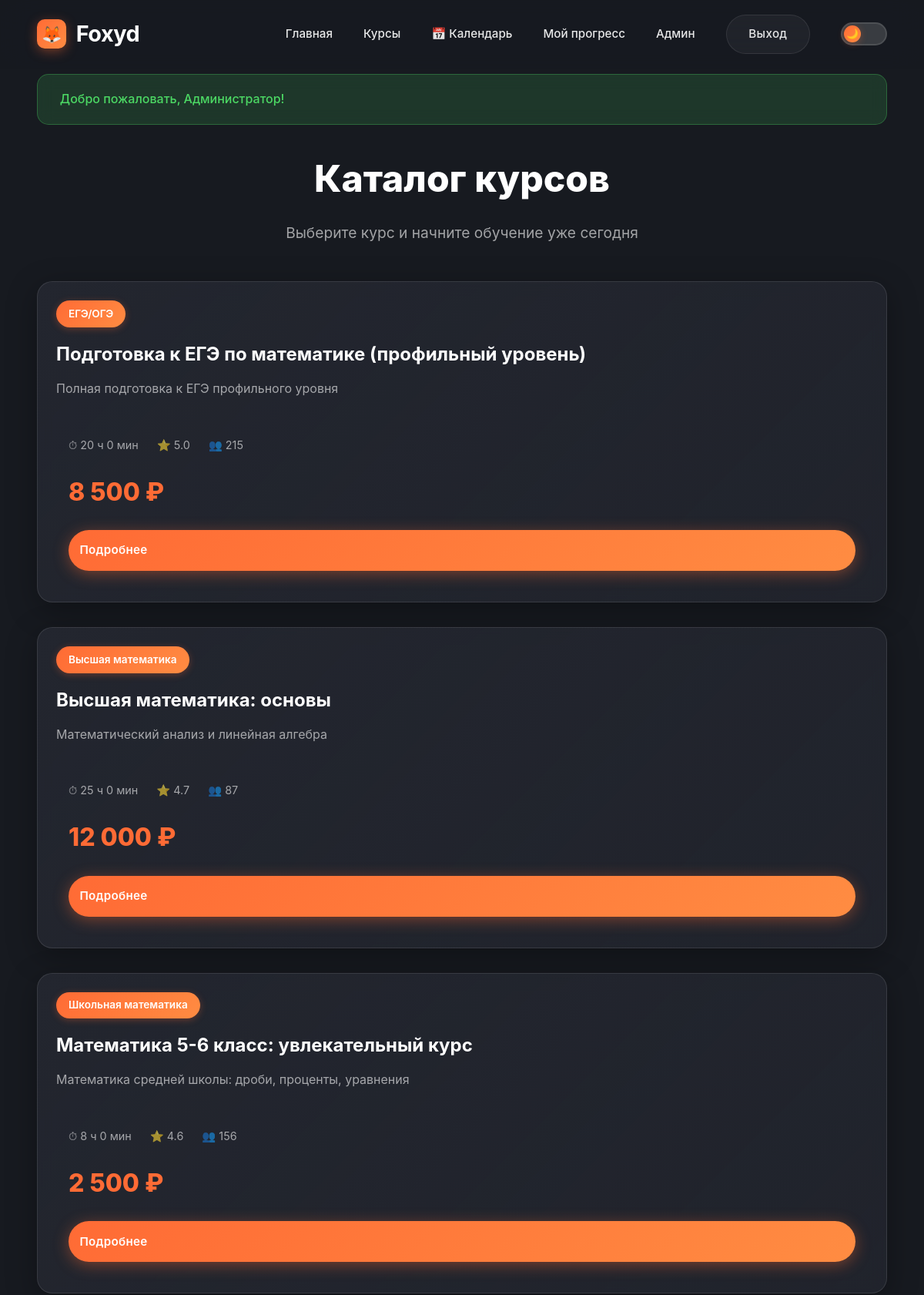
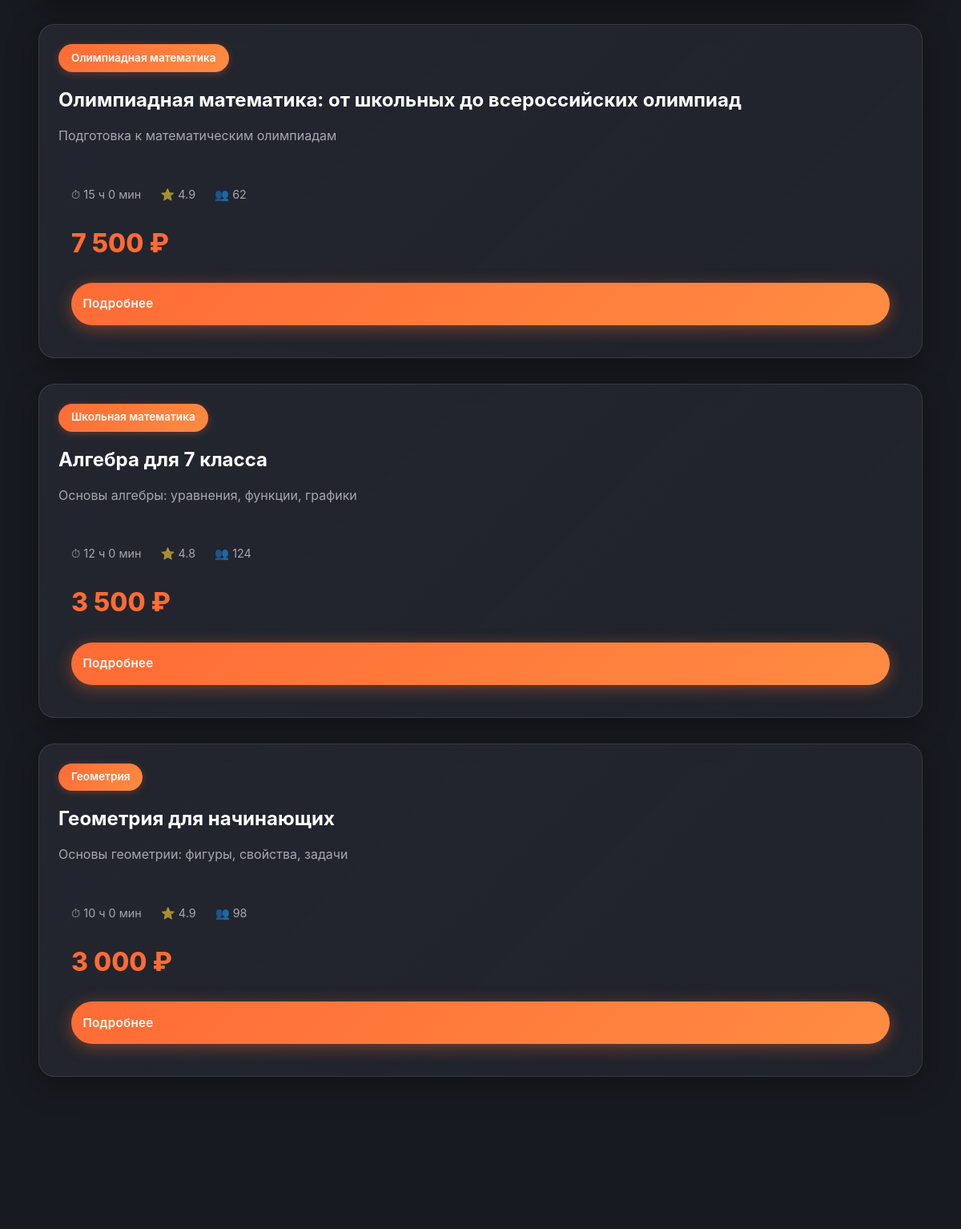
The page /courses (signed in, upper part) on the database its author committed (2 pictures, top to bottom).
### tables this page shows
CREATE TABLE courses (
                id INTEGER PRIMARY KEY AUTOINCREMENT,
                title TEXT NOT NULL,
                description TEXT,
                short_description TEXT,
                instructor_id INTEGER,
                cover_image TEXT,
                duration INTEGER DEFAULT 0,
                level TEXT DEFAULT 'beginner',
                category TEXT,
                price INTEGER DEFAULT 0,
                rating REAL DEFAULT 5.0,
                students_count INTEGER DEFAULT 0,
                created_at DATETIME DEFAULT CURRENT_TIMESTAMP,
                FOREIGN KEY (instructor_id) REFERENCES users(id)
            );

### includes/functions.php (called while the page is built, shortened)
<?php
function e($string) {
    return htmlspecialchars((string)$string, ENT_QUOTES, 'UTF-8');
}
function formatPrice($price) {
    return number_format($price, 0, ',', ' ') . ' ₽';
}
function formatDuration($minutes) {
    $hours = floor($minutes / 60);
    $mins = $minutes % 60;
    if ($hours > 0) {
        return $hours . ' ч ' . $mins . ' мин';
    }
    return $mins . ' мин';
}
function getAllCourses() {
    global $conn;
    $stmt = $conn->query("
        SELECT c.*, u.name as instructor_name
        FROM courses c
        LEFT JOIN users u ON c.instructor_id = u.id
        ORDER BY c.created_at DESC
    ");
    return $stmt->fetchAll(PDO::FETCH_ASSOC);
}

### pages/courses.php (the view, shortened to what this page needs)
<?php
$courses = getAllCourses();
include 'templates/header.php';
?>
<div>
    <div style="text-align: center; margin-bottom: 3rem;">
        <h1 style="font-size: 3rem; font-weight: 800; margin-bottom: 1rem;">Каталог курсов</h1>
        <p style="font-size: 1.2rem; color: var(--medium-gray);">Выберите курс и начните обучение уже сегодня</p>
    </div>
    <div class="grid">
        <?php foreach ($courses as $course): ?>
            <div class="card" style="height: 100%; display: flex; flex-direction: column;">
                <div style="padding: 1.5rem; background: transparent; margin: -2.5rem -2.5rem 1.5rem;">
                    <div class="badge badge-orange" style="margin-bottom: 1rem;"><?= e($course['category']) ?></div>
                    <h3 style="font-size: 1.5rem; font-weight: 700; margin-bottom: 0.8rem;"><?= e($course['title']) ?></h3>
                    <p style="color: var(--medium-gray); line-height: 1.6;"><?= e($course['short_description']) ?></p>
                </div>
                <div style="flex: 1; display: flex; flex-direction: column;">
                    <div style="display: flex; gap: 1.5rem; margin-bottom: 1.5rem; flex-wrap: wrap;">
                        <div style="font-size: 0.9rem; color: var(--medium-gray);">
                            ⏱ <?= formatDuration($course['duration']) ?>
                        </div>
                        <div style="font-size: 0.9rem; color: var(--medium-gray);">
                            ⭐ <?= number_format($course['rating'], 1) ?>
                        </div>
                        <div style="font-size: 0.9rem; color: var(--medium-gray);">
                            👥 <?= $course['students_count'] ?>
                        </div>
                    </div>
                    <div style="margin-top: auto;">
                        <div style="display: flex; justify-content: space-between; align-items: center; margin-bottom: 1.5rem;">
                            <span style="font-size: 2rem; font-weight: 800; color: var(--primary-orange);">
                                <?= formatPrice($course['price']) ?>
                            </span>
                        </div>
                        <a href="/course?id=<?= $course['id'] ?>" class="btn btn-primary" style="width: 100%; padding: 0.9rem;">
                            Подробнее
                        </a>
                    </div>
                </div>
            </div>
        <?php endforeach; ?>
    </div>
</div>
<?php include 'templates/footer.php'; ?>

### templates/header.php (style rules this page uses)
* { margin: 0; padding: 0; box-sizing: border-box; }
:root { --primary-orange: #ff6b35; --secondary-orange: #ff8c42; --transition-speed: 0.4s; --transition-ease: cubic-bezier(0.4, 0, 0.2, 1); }
[data-theme="dark"] { --bg-primary: #171a20; --bg-secondary: #23262f; --bg-tertiary: #393c41; --bg-elevated: #0a0b0d; --text-primary: #ffffff; --text-secondary: rgba(255, 255, 255, 0.7); --text-tertiary: rgba(255, 255, 255, 0.5); --border-color: rgba(255, 255, 255, 0.1); --card-bg-start: #23262f; --card-bg-end: rgba(35, 38, 47, 0.8); --input-bg: rgba(255, 255, 255, 0.05); --shadow: rgba(0, 0, 0, 0.3); --shadow-hover: rgba(0, 0, 0, 0.4); --navbar-bg: rgba(23, 26, 32, 0.8); --navbar-bg-scrolled: rgba(23, 26, 32, 0.95); --medium-gray: rgba(255, 255, 255, 0.6); --dark-gray: rgba(255, 255, 255, 0.9); --dark: #171a20; --bg-dark: #0a0b0d; --white: #ffffff; }
body { font-family: 'Inter', -apple-system, BlinkMacSystemFont, 'Segoe UI', Roboto, sans-serif; line-height: 1.6; color: var(--text-primary); background: var(--bg-primary); overflow-x: hidden; transition: background var(--transition-speed) var(--transition-ease), color var(--transition-speed) var(--transition-ease); }
.btn { display: inline-block; padding: 0.75rem 1.8rem; border-radius: 50px; text-decoration: none; transition: all var(--transition-speed) var(--transition-ease); cursor: pointer; border: none; font-size: 0.95rem; font-weight: 600; letter-spacing: 0.3px; }
.btn-primary { background: linear-gradient(135deg, var(--primary-orange) 0%, var(--secondary-orange) 100%); color: white !important; box-shadow: 0 4px 20px rgba(255, 107, 53, 0.4); }
.card { background: linear-gradient(135deg, var(--card-bg-start) 0%, var(--card-bg-end) 100%); border-radius: 20px; padding: 2.5rem; box-shadow: 0 10px 40px var(--shadow); margin-bottom: 2rem; transition: all 0.4s var(--transition-ease); border: 1px solid var(--border-color); backdrop-filter: blur(10px); }
.badge { display: inline-block; padding: 0.4rem 1rem; border-radius: 50px; font-size: 0.85rem; font-weight: 600; transition: all var(--transition-speed) var(--transition-ease); }
.badge-orange { background: linear-gradient(135deg, var(--primary-orange), var(--secondary-orange)); color: white; box-shadow: 0 2px 10px rgba(255, 107, 53, 0.3); }

### rows shown on the page
courses: category "ЕГЭ/ОГЭ", title "Подготовка к ЕГЭ по математике (профильный уровень)", short_description "Полная подготовка к ЕГЭ профильного уровня", duration "20 ч 0 мин", rating "5.0", students_count "215", price "8 500 ₽"
courses: category "Высшая математика", title "Высшая математика: основы", short_description "Математический анализ и линейная алгебра", duration "25 ч 0 мин", rating "4.7", students_count "87", price "12 000 ₽"
courses: category "Школьная математика", title "Математика 5-6 класс: увлекательный курс", short_description "Математика средней школы: дроби, проценты, уравнения", duration "8 ч 0 мин", rating "4.6", students_count "156", price "2 500 ₽"
courses: category "Олимпиадная математика", title "Олимпиадная математика: от школьных до всероссийских олимпиад", short_description "Подготовка к математическим олимпиадам", duration "15 ч 0 мин", rating "4.9", students_count "62", price "7 500 ₽"
courses: category "Школьная математика", title "Алгебра для 7 класса", short_description "Основы алгебры: уравнения, функции, графики", duration "12 ч 0 мин", rating "4.8", students_count "124", price "3 500 ₽", $course['id'] 1 (drawn)
courses: category "Геометрия", title "Геометрия для начинающих", short_description "Основы геометрии: фигуры, свойства, задачи", duration "10 ч 0 мин", rating "4.9", students_count "98", price "3 000 ₽"

### other values the page prints
$flash['message'] "Добро пожаловать, Администратор!"
